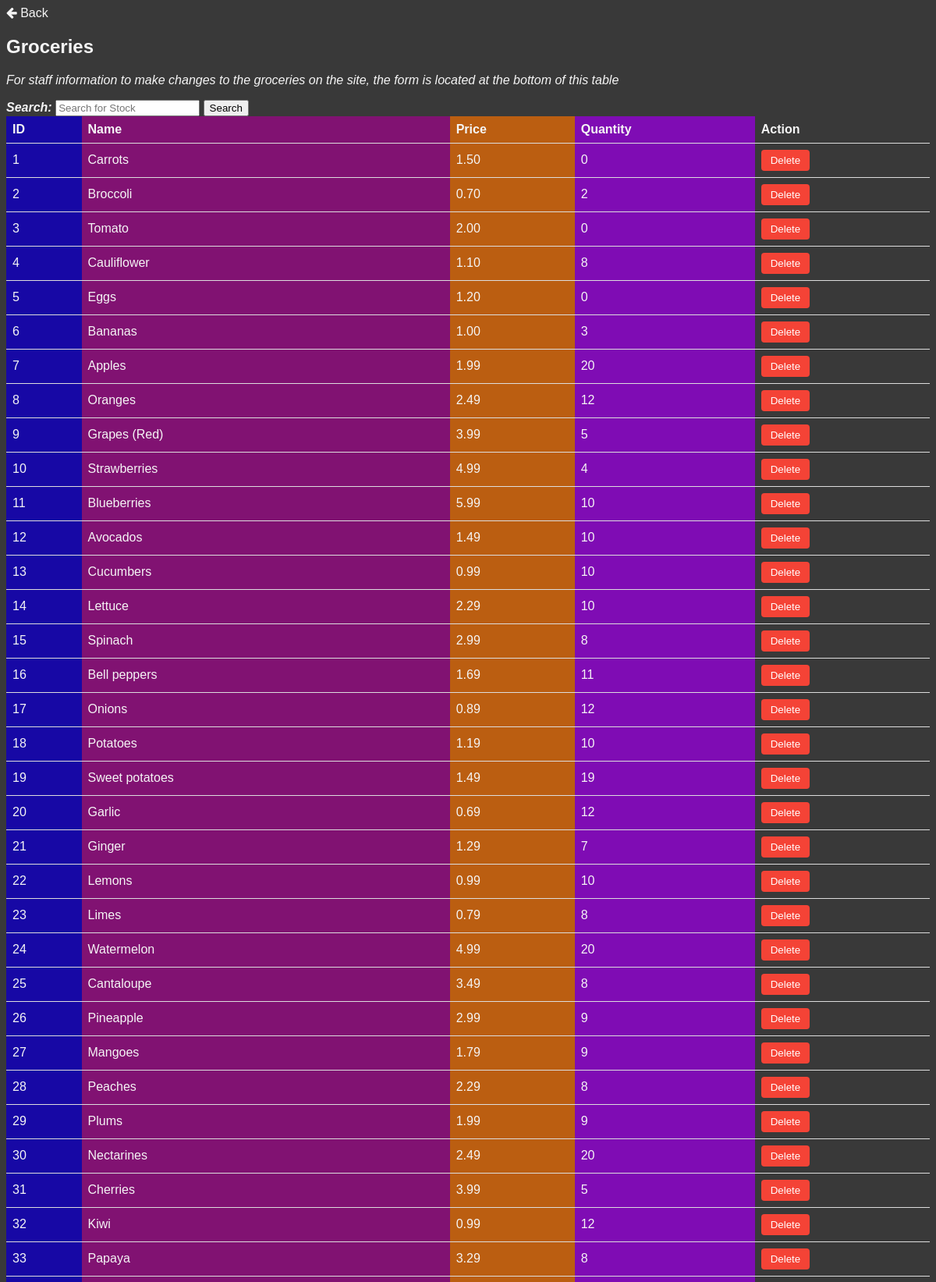
The app's page /StockTable.php (upper part) with its own data.
### tables this page shows
CREATE TABLE `groceries` (
  `name` varchar(255) NOT NULL,
  `price` decimal(10,2) NOT NULL,
  `quantity` int(11) NOT NULL,
  `image_path` varchar(255) DEFAULT NULL,
  `grocery_id` int(11) NOT NULL
);

### StockTable.php (the view, shortened to what this page needs)
<!DOCTYPE html>
<html lang="en">
<head>
    <link rel="stylesheet" href="https://cdnjs.cloudflare.com/ajax/libs/font-awesome/4.7.0/css/font-awesome.min.css">
    <link rel="stylesheet" href="StaffPageCss.css">
</head>
<body>
<div class="back-button">
    <a href="http://localhost:81/my-app/staffPage.php" class="back-button">
        <i class="fa fa-arrow-left" aria-hidden="true"></i>
        <span>Back</span>
    </a>
</div>
<h2>Groceries</h2>
<p><i> For staff information to make changes to the groceries on the site, the form is located at the bottom of this table</p></i>
<form method="post" action="">
    <label for="search"><i><b>Search:</b></i></label>
    <input type="text" id="search" name="search" placeholder="Search for Stock">
    <button type="submit">Search</button>
</form>
<table>
    <tr>
        <th>ID</th>
        <th>Name</th>
        <th>Price</th>
        <th>Quantity</th>
        <th>Action</th>
    </tr>
    <?php
    $servername = "localhost";
    $username = "root";
    $password = "root";
    $dbname = "sunnyfielddata";
    $conn = new mysqli($servername, $username, $password, $dbname);
    if ($_SERVER["REQUEST_METHOD"] == "POST" && isset($_POST['search'])) {
        $search = $_POST['search'];
        $sql = "SELECT * FROM groceries WHERE name LIKE '%$search%'";
        $result = $conn->query($sql);
    } else {
        $result = $conn->query("SELECT * FROM groceries");
    }
    if ($result->num_rows > 0) {
        while ($row = $result->fetch_assoc()) {
            echo "<tr>";
            echo "<td>" . $row['grocery_id'] . "</td>";
            echo "<td>" . $row['name'] . "</td>";
            echo "<td>" . $row['price'] . "</td>";
            echo "<td>" . $row['quantity'] . "</td>";
            echo "<td><form method='post' action=''><input type='hidden' name='delete_id' value='" . $row['grocery_id'] . "'><button class=btn-remove type='submit' name='delete_btn'>Delete</button></form></td>";
            echo "</tr>";
        }
    } else {
        echo "<tr><td colspan='5'>No groceries found</td></tr>";
    }
    ?>
</table>
</body>
</html>

### StaffPageCss.css (style rules this page uses)
body { background-color: rgb(57,57,57); font-style: Arial, sans-serif; color:whitesmoke }
a:link { color: whitesmoke; background-color: transparent; text-decoration: none; }
body { font-family: Arial, sans-serif; }
table { width: 100%; border-collapse: collapse; }
th, td { padding: 8px; text-align: left; border-bottom: 1px solid #ddd; }
th { background-color: rgb(57,57,57); }
.btn-remove { background-color: #f44336; color: white; padding: 6px 12px; border: none; border-radius: 4px; cursor: pointer; }

### StockTable.php (style rules this page uses)
th:nth-child(1), td:nth-child(1) { background-color: rgb(23, 8, 165); }
th:nth-child(2), td:nth-child(2) { background-color: rgb(129, 18, 114); }
th:nth-child(3), td:nth-child(3) { background-color: rgb(187, 94, 17); }
th:nth-child(4), td:nth-child(4) { background-color: rgb(127, 12, 180); }

### records on screen
groceries: grocery_id "1", name "Carrots", price "1.50", quantity "0"
groceries: grocery_id "2", name "Broccoli", price "0.70", quantity "2"
groceries: grocery_id "3", name "Tomato", price "2.00", quantity "0"
groceries: grocery_id "4", name "Cauliflower", price "1.10", quantity "8"
groceries: grocery_id "5", name "Eggs", price "1.20", quantity "0"
groceries: grocery_id "6", name "Bananas", price "1.00", quantity "3"
groceries: grocery_id "7", name "Apples", price "1.99", quantity "20"
groceries: grocery_id "8", name "Oranges", price "2.49", quantity "12"
groceries: grocery_id "9", name "Grapes (Red)", price "3.99", quantity "5"
groceries: grocery_id "10", name "Strawberries", price "4.99", quantity "4"
groceries: grocery_id "11", name "Blueberries", price "5.99", quantity "10"
groceries: grocery_id "12", name "Avocados", price "1.49", quantity "10"
groceries: grocery_id "13", name "Cucumbers", price "0.99", quantity "10"
groceries: grocery_id "14", name "Lettuce", price "2.29", quantity "10"
groceries: grocery_id "15", name "Spinach", price "2.99", quantity "8"
groceries: grocery_id "16", name "Bell peppers", price "1.69", quantity "11"
groceries: grocery_id "17", name "Onions", price "0.89", quantity "12"
groceries: grocery_id "18", name "Potatoes", price "1.19", quantity "10"
groceries: grocery_id "19", name "Sweet potatoes", price "1.49", quantity "19"
groceries: grocery_id "20", name "Garlic", price "0.69", quantity "12"
groceries: grocery_id "21", name "Ginger", price "1.29", quantity "7"
groceries: grocery_id "22", name "Lemons", price "0.99", quantity "10"
groceries: grocery_id "23", name "Limes", price "0.79", quantity "8"
groceries: grocery_id "24", name "Watermelon", price "4.99", quantity "20"
groceries: grocery_id "25", name "Cantaloupe", price "3.49", quantity "8"
groceries: grocery_id "26", name "Pineapple", price "2.99", quantity "9"
groceries: grocery_id "27", name "Mangoes", price "1.79", quantity "9"
groceries: grocery_id "28", name "Peaches", price "2.29", quantity "8"
groceries: grocery_id "29", name "Plums", price "1.99", quantity "9"
groceries: grocery_id "30", name "Nectarines", price "2.49", quantity "20"
groceries: grocery_id "31", name "Cherries", price "3.99", quantity "5"
groceries: grocery_id "32", name "Kiwi", price "0.99", quantity "12"
groceries: grocery_id "33", name "Papaya", price "3.29", quantity "8"
